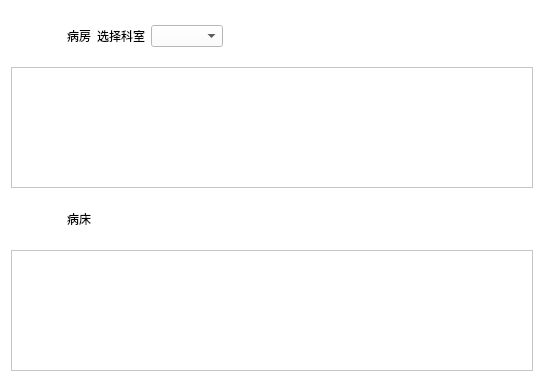
<?xml version="1.0" encoding="UTF-8"?>
<ui version="4.0">
 <class>WardViewingBtn</class>
 <widget class="QWidget" name="WardViewingBtn">
  <property name="geometry">
   <rect>
    <x>0</x>
    <y>0</y>
    <width>544</width>
    <height>382</height>
   </rect>
  </property>
  <property name="windowTitle">
   <string>Form</string>
  </property>
  <property name="styleSheet">
   <string notr="true">background-color: rgb(255, 255, 255);</string>
  </property>
  <layout class="QVBoxLayout" name="verticalLayout_3">
   <item>
    <layout class="QVBoxLayout" name="verticalLayout">
     <item>
      <layout class="QHBoxLayout" name="horizontalLayout">
       <item>
        <widget class="QLabel" name="label_3">
         <property name="sizePolicy">
          <sizepolicy hsizetype="Fixed" vsizetype="Fixed">
           <horstretch>0</horstretch>
           <verstretch>0</verstretch>
          </sizepolicy>
         </property>
         <property name="minimumSize">
          <size>
           <width>50</width>
           <height>50</height>
          </size>
         </property>
         <property name="maximumSize">
          <size>
           <width>50</width>
           <height>50</height>
          </size>
         </property>
         <property name="text">
          <string/>
         </property>
         <property name="pixmap">
          <pixmap resource="../../../static/resource.qrc">:/image/empty.png</pixmap>
         </property>
         <property name="scaledContents">
          <bool>true</bool>
         </property>
        </widget>
       </item>
       <item>
        <widget class="QLabel" name="label">
         <property name="text">
          <string>病房</string>
         </property>
        </widget>
       </item>
       <item>
        <widget class="QLabel" name="label_5">
         <property name="text">
          <string>选择科室</string>
         </property>
        </widget>
       </item>
       <item>
        <widget class="QComboBox" name="comboBoxSection"/>
       </item>
       <item>
        <spacer name="horizontalSpacer">
         <property name="orientation">
          <enum>Qt::Horizontal</enum>
         </property>
         <property name="sizeHint" stdset="0">
          <size>
           <width>40</width>
           <height>20</height>
          </size>
         </property>
        </spacer>
       </item>
      </layout>
     </item>
     <item>
      <widget class="QTreeView" name="treeViewWardView"/>
     </item>
    </layout>
   </item>
   <item>
    <layout class="QVBoxLayout" name="verticalLayout_2">
     <item>
      <layout class="QHBoxLayout" name="horizontalLayout_2">
       <item>
        <widget class="QLabel" name="label_4">
         <property name="minimumSize">
          <size>
           <width>50</width>
           <height>50</height>
          </size>
         </property>
         <property name="maximumSize">
          <size>
           <width>50</width>
           <height>50</height>
          </size>
         </property>
         <property name="text">
          <string/>
         </property>
         <property name="pixmap">
          <pixmap resource="../../../static/resource.qrc">:/image/empty1.png</pixmap>
         </property>
         <property name="scaledContents">
          <bool>true</bool>
         </property>
        </widget>
       </item>
       <item>
        <widget class="QLabel" name="label_2">
         <property name="text">
          <string>病床</string>
         </property>
        </widget>
       </item>
       <item>
        <spacer name="horizontalSpacer_2">
         <property name="orientation">
          <enum>Qt::Horizontal</enum>
         </property>
         <property name="sizeHint" stdset="0">
          <size>
           <width>40</width>
           <height>20</height>
          </size>
         </property>
        </spacer>
       </item>
      </layout>
     </item>
     <item>
      <widget class="QTreeView" name="treeView_2"/>
     </item>
    </layout>
   </item>
  </layout>
 </widget>
 <resources>
  <include location="../../../static/resource.qrc"/>
 </resources>
 <connections/>
</ui>
